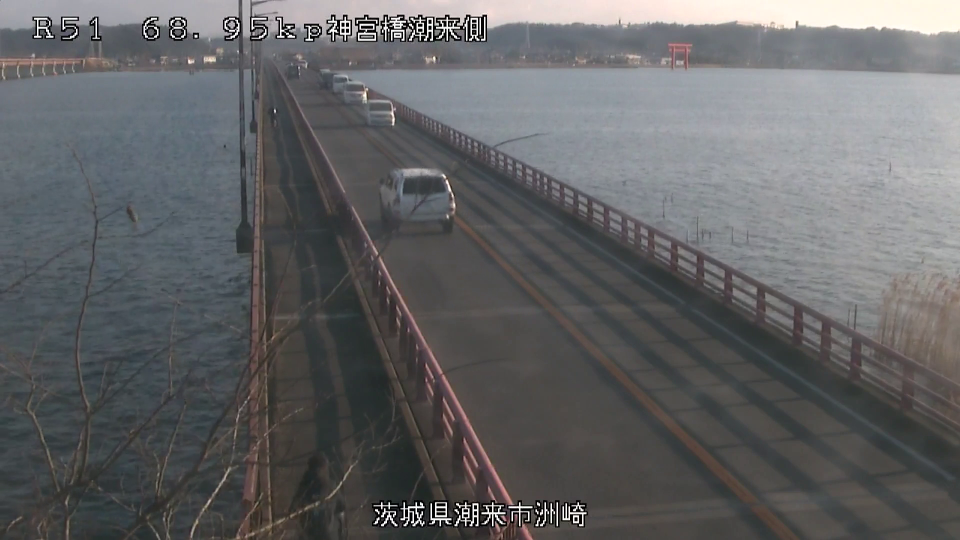
#> input picture thumbnails/Jingubashi.png, 1920 x 1080 px (shown at 1/2 size)
$ python kdeplot.py
#> lines starting #> are read from the running program, lines starting #| are printed output that depends on the picture
### utils/parser.py
import pandas as pd
import numpy as np

def parser(text):
#> called with text = './texts/Jingubashi.txt'
    f = pd.read_csv(text, sep=' ')
#> (reads texts/Jingubashi.txt from the repository)
    df = pd.DataFrame(f)
    df.columns = ['frame', 'ID', 'x', 'y', 'w', 'h', 'n1', 'n2', 'n3', 'n4', 'n5']
    df = df.drop(columns=["n1", "n2", "n3", "n4", "n5"])
    return df

# [13 lines left out: functions parser_byte, parser_class, not called in this run]

def centerize(df):
    x_min = df['x']
    y_min = df['y']
    w = df['w']
    h = df['h']

    x_c = x_min + w / 2
    y_t = y_min + h

    x_c = x_c.to_numpy()
    y_t = y_t.to_numpy()
    y_t = y_t.astype(int)
    return x_c, y_t

def xy_array(x, y):
    xy = np.stack([x, y], -1)
    return xy

# [7 lines left out: function ids, not called in this run]


### kdeplot.py
import matplotlib.pyplot as plt
import seaborn as sns

from utils.parser import *

# bboxの中心下部でプロットする

def kde2d(image, xc_list, yt_list):
#> called with image = 'thumbnails/Jingubashi.png', xc_list = array of shape (3469,), yt_list = array of shape (3469,)
    im = plt.imread(image)
#> im is the input picture: shape (1080, 1920, 3) float32; mean R, G, B 0.389, 0.392, 0.396
    sns.set()
    fig, ax = plt.subplots(figsize = (10,5))
    sns.kdeplot(x=xc_list, y=yt_list, color='C4', fill=True, alpha=0.8, bw_method=0.1)
    plt.imshow(im, alpha=0.7)
    plt.savefig('2Dkde.png')
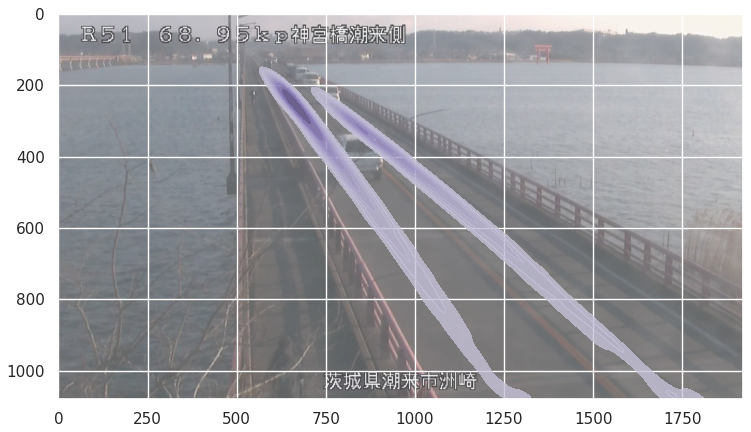
#> figure drawn by matplotlib, 1 panel

if __name__ == '__main__':
    x_c, y_t = centerize(parser('./texts/Jingubashi.txt'))
    kde2d('thumbnails/Jingubashi.png', x_c, y_t)
